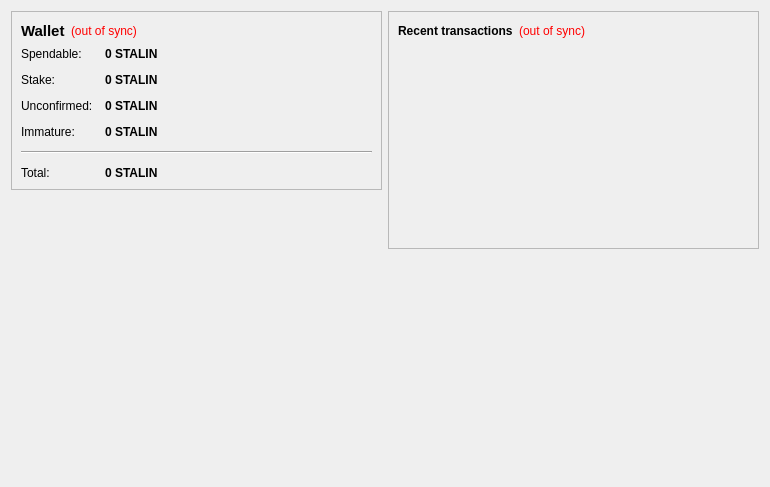
<?xml version="1.0" encoding="UTF-8"?>
<ui version="4.0">
 <class>OverviewPage</class>
 <widget class="QWidget" name="OverviewPage">
  <property name="geometry">
   <rect>
    <x>0</x>
    <y>0</y>
    <width>770</width>
    <height>487</height>
   </rect>
  </property>
  <property name="windowTitle">
   <string>Form</string>
  </property>
  <layout class="QHBoxLayout" name="horizontalLayout" stretch="1,1">
   <item>
    <layout class="QVBoxLayout" name="verticalLayout_2">
     <item>
      <widget class="QFrame" name="frame">
       <property name="frameShape">
        <enum>QFrame::StyledPanel</enum>
       </property>
       <property name="frameShadow">
        <enum>QFrame::Raised</enum>
       </property>
       <layout class="QVBoxLayout" name="verticalLayout_4">
        <item>
         <layout class="QHBoxLayout" name="horizontalLayout_4">
          <item>
           <widget class="QLabel" name="label_5">
            <property name="font">
             <font>
              <pointsize>11</pointsize>
              <weight>75</weight>
              <bold>true</bold>
             </font>
            </property>
            <property name="text">
             <string>Wallet</string>
            </property>
           </widget>
          </item>
          <item>
           <widget class="QLabel" name="labelWalletStatus">
            <property name="toolTip">
             <string>The displayed information may be out of date. Your wallet automatically synchronizes with the StalinCoin network after a connection is established, but this process has not completed yet.</string>
            </property>
            <property name="styleSheet">
             <string notr="true">QLabel { color: red; }</string>
            </property>
            <property name="text">
             <string notr="true">(out of sync)</string>
            </property>
            <property name="alignment">
             <set>Qt::AlignLeading|Qt::AlignLeft|Qt::AlignVCenter</set>
            </property>
           </widget>
          </item>
          <item>
           <spacer name="horizontalSpacer_2">
            <property name="orientation">
             <enum>Qt::Horizontal</enum>
            </property>
            <property name="sizeHint" stdset="0">
             <size>
              <width>40</width>
              <height>20</height>
             </size>
            </property>
           </spacer>
          </item>
         </layout>
        </item>
        <item>
         <layout class="QFormLayout" name="formLayout_2">
          <property name="fieldGrowthPolicy">
           <enum>QFormLayout::AllNonFixedFieldsGrow</enum>
          </property>
          <property name="horizontalSpacing">
           <number>12</number>
          </property>
          <property name="verticalSpacing">
           <number>12</number>
          </property>
          <item row="0" column="0">
           <widget class="QLabel" name="label">
            <property name="text">
             <string>Spendable:</string>
            </property>
           </widget>
          </item>
          <item row="0" column="1">
           <widget class="QLabel" name="labelBalance">
            <property name="font">
             <font>
              <weight>75</weight>
              <bold>true</bold>
             </font>
            </property>
            <property name="cursor">
             <cursorShape>IBeamCursor</cursorShape>
            </property>
            <property name="toolTip">
             <string>Your current spendable balance</string>
            </property>
            <property name="text">
             <string notr="true">0 STALIN</string>
            </property>
            <property name="textInteractionFlags">
             <set>Qt::LinksAccessibleByMouse|Qt::TextSelectableByKeyboard|Qt::TextSelectableByMouse</set>
            </property>
           </widget>
          </item>
          <item row="1" column="0">
           <widget class="QLabel" name="label_6">
            <property name="text">
             <string>Stake:</string>
            </property>
           </widget>
          </item>
          <item row="1" column="1">
           <widget class="QLabel" name="labelStake">
            <property name="font">
             <font>
              <weight>75</weight>
              <bold>true</bold>
             </font>
            </property>
            <property name="cursor">
             <cursorShape>IBeamCursor</cursorShape>
            </property>
            <property name="toolTip">
             <string>Total of coins that was staked, and do not yet count toward the current balance</string>
            </property>
            <property name="text">
             <string notr="true">0 STALIN</string>
            </property>
            <property name="textInteractionFlags">
             <set>Qt::LinksAccessibleByMouse|Qt::TextSelectableByKeyboard|Qt::TextSelectableByMouse</set>
            </property>
           </widget>
          </item>
          <item row="2" column="0">
           <widget class="QLabel" name="label_3">
            <property name="text">
             <string>Unconfirmed:</string>
            </property>
           </widget>
          </item>
          <item row="2" column="1">
           <widget class="QLabel" name="labelUnconfirmed">
            <property name="font">
             <font>
              <weight>75</weight>
              <bold>true</bold>
             </font>
            </property>
            <property name="cursor">
             <cursorShape>IBeamCursor</cursorShape>
            </property>
            <property name="toolTip">
             <string>Total of transactions that have yet to be confirmed, and do not yet count toward the current balance</string>
            </property>
            <property name="text">
             <string notr="true">0 STALIN</string>
            </property>
            <property name="textInteractionFlags">
             <set>Qt::LinksAccessibleByMouse|Qt::TextSelectableByKeyboard|Qt::TextSelectableByMouse</set>
            </property>
           </widget>
          </item>
          <item row="3" column="0">
           <widget class="QLabel" name="labelImmatureText">
            <property name="text">
             <string>Immature:</string>
            </property>
           </widget>
          </item>
          <item row="3" column="1">
           <widget class="QLabel" name="labelImmature">
            <property name="font">
             <font>
              <weight>75</weight>
              <bold>true</bold>
             </font>
            </property>
            <property name="toolTip">
             <string>Mined balance that has not yet matured</string>
            </property>
            <property name="text">
             <string notr="true">0 STALIN</string>
            </property>
            <property name="textInteractionFlags">
             <set>Qt::LinksAccessibleByMouse|Qt::TextSelectableByKeyboard|Qt::TextSelectableByMouse</set>
            </property>
           </widget>
          </item>
          <item row="4" column="0" colspan="2">
           <widget class="Line" name="line">
            <property name="orientation">
             <enum>Qt::Horizontal</enum>
            </property>
           </widget>
          </item>
          <item row="5" column="0">
           <widget class="QLabel" name="labelTotalText">
            <property name="text">
             <string>Total:</string>
            </property>
           </widget>
          </item>
          <item row="5" column="1">
           <widget class="QLabel" name="labelTotal">
            <property name="font">
             <font>
              <weight>75</weight>
              <bold>true</bold>
             </font>
            </property>
            <property name="cursor">
             <cursorShape>IBeamCursor</cursorShape>
            </property>
            <property name="toolTip">
             <string>Your current total balance</string>
            </property>
            <property name="text">
             <string notr="true">0 STALIN</string>
            </property>
            <property name="textInteractionFlags">
             <set>Qt::LinksAccessibleByMouse|Qt::TextSelectableByKeyboard|Qt::TextSelectableByMouse</set>
            </property>
           </widget>
          </item>
         </layout>
        </item>
       </layout>
      </widget>
     </item>
     <item>
      <spacer name="verticalSpacer">
       <property name="orientation">
        <enum>Qt::Vertical</enum>
       </property>
       <property name="sizeHint" stdset="0">
        <size>
         <width>20</width>
         <height>40</height>
        </size>
       </property>
      </spacer>
     </item>
     <item>
      <widget class="QLabel" name="label_2">
       <property name="autoFillBackground">
        <bool>true</bool>
       </property>
       <property name="text">
        <string/>
       </property>
       <property name="pixmap">
        <pixmap>:/icons/drmbg</pixmap>
       </property>
       <property name="scaledContents">
        <bool>false</bool>
       </property>
       <property name="margin">
        <number>0</number>
       </property>
      </widget>
     </item>
    </layout>
   </item>
   <item>
    <layout class="QVBoxLayout" name="verticalLayout_3">
     <item>
      <widget class="QFrame" name="frame_2">
       <property name="frameShape">
        <enum>QFrame::StyledPanel</enum>
       </property>
       <property name="frameShadow">
        <enum>QFrame::Raised</enum>
       </property>
       <layout class="QVBoxLayout" name="verticalLayout">
        <item>
         <layout class="QHBoxLayout" name="horizontalLayout_2">
          <item>
           <widget class="QLabel" name="label_4">
            <property name="text">
             <string>&lt;b&gt;Recent transactions&lt;/b&gt;</string>
            </property>
           </widget>
          </item>
          <item>
           <widget class="QLabel" name="labelTransactionsStatus">
            <property name="toolTip">
             <string>The displayed information may be out of date. Your wallet automatically synchronizes with the StalinCoin network after a connection is established, but this process has not completed yet.</string>
            </property>
            <property name="styleSheet">
             <string notr="true">QLabel { color: red; }</string>
            </property>
            <property name="text">
             <string notr="true">(out of sync)</string>
            </property>
            <property name="alignment">
             <set>Qt::AlignRight|Qt::AlignTrailing|Qt::AlignVCenter</set>
            </property>
           </widget>
          </item>
          <item>
           <spacer name="horizontalSpacer">
            <property name="orientation">
             <enum>Qt::Horizontal</enum>
            </property>
            <property name="sizeHint" stdset="0">
             <size>
              <width>40</width>
              <height>20</height>
             </size>
            </property>
           </spacer>
          </item>
         </layout>
        </item>
        <item>
         <widget class="QListView" name="listTransactions">
          <property name="styleSheet">
           <string notr="true">QListView { background: transparent; }</string>
          </property>
          <property name="frameShape">
           <enum>QFrame::NoFrame</enum>
          </property>
          <property name="verticalScrollBarPolicy">
           <enum>Qt::ScrollBarAlwaysOff</enum>
          </property>
          <property name="horizontalScrollBarPolicy">
           <enum>Qt::ScrollBarAlwaysOff</enum>
          </property>
          <property name="selectionMode">
           <enum>QAbstractItemView::NoSelection</enum>
          </property>
         </widget>
        </item>
       </layout>
      </widget>
     </item>
     <item>
      <spacer name="verticalSpacer_2">
       <property name="orientation">
        <enum>Qt::Vertical</enum>
       </property>
       <property name="sizeHint" stdset="0">
        <size>
         <width>20</width>
         <height>40</height>
        </size>
       </property>
      </spacer>
     </item>
    </layout>
   </item>
  </layout>
 </widget>
 <resources>
  <include location="../bitcoin.qrc"/>
 </resources>
 <connections/>
</ui>
